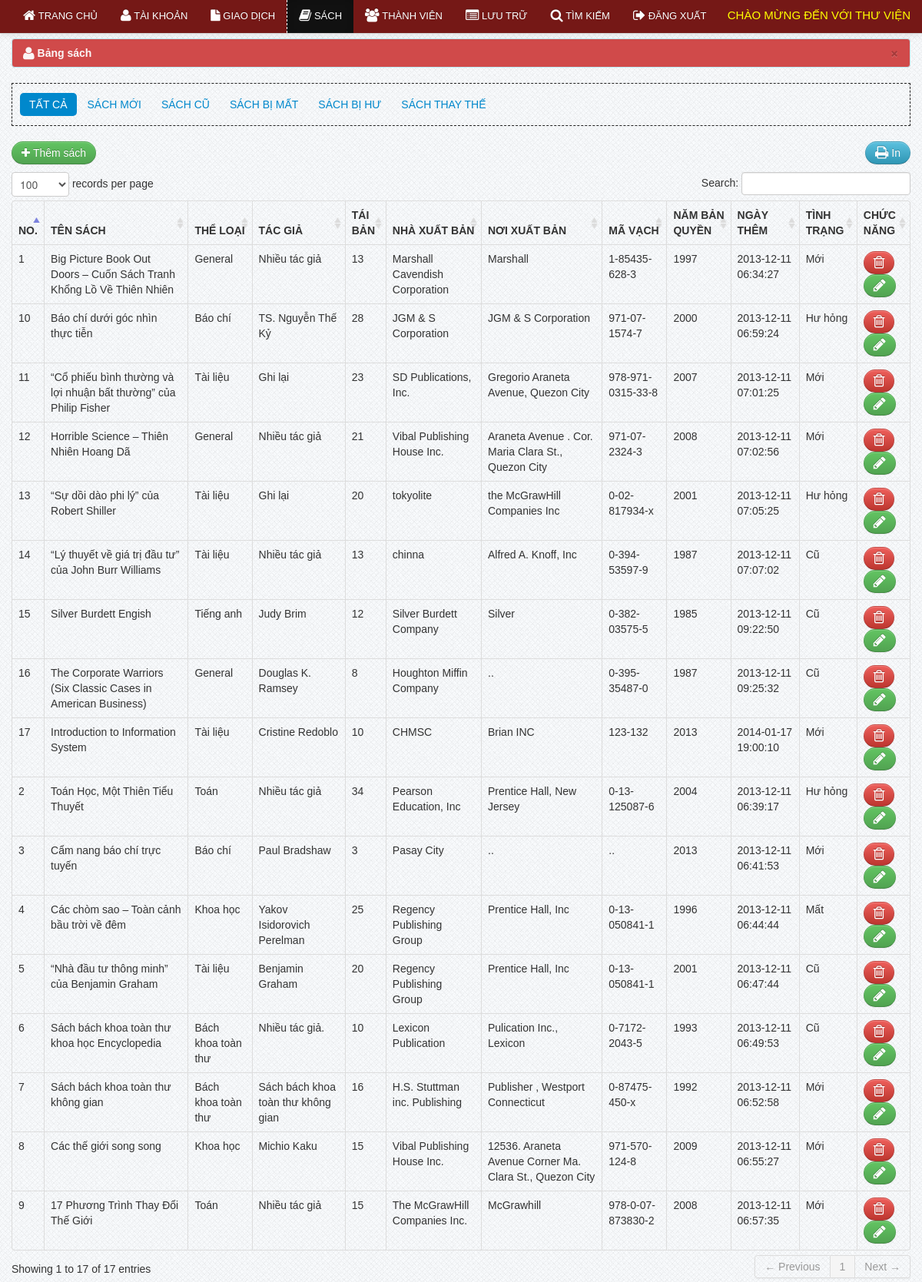
The page /librarian/books.php (signed in) on the database its author committed.
### tables this page shows
CREATE TABLE `book` (
  `book_id` int(11) NOT NULL,
  `book_title` varchar(100) NOT NULL,
  `category_id` int(50) NOT NULL,
  `author` varchar(50) NOT NULL,
  `book_copies` int(11) NOT NULL,
  `Describe` varchar(256) DEFAULT NULL,
  `book_pub` varchar(100) NOT NULL,
  `publisher_name` varchar(100) NOT NULL,
  `isbn` varchar(50) NOT NULL,
  `copyright_year` int(11) NOT NULL,
  `date_receive` varchar(20) NOT NULL,
  `date_added` datetime NOT NULL,
  `status` varchar(30) NOT NULL
);

CREATE TABLE `category` (
  `category_id` int(11) NOT NULL,
  `classname` varchar(50) DEFAULT NULL
);

### librarian/books.php (the view, shortened to what this page needs)
<?php include('header.php'); ?>
<?php include('navbar_books.php'); ?>
    <div class="container">
		<div class="margin-top">
			<div class="row">
			<div class="span12">
			   <div class="alert alert-info">
                                    <button type="button" class="close" data-dismiss="alert">&times;</button>
                                    <strong><i class="icon-user icon-large"></i>&nbsp;Bảng sách</strong>
                                </div>
									<ul class="nav nav-pills">
										<li   class="active"><a href="books.php">Tất cả</a></li>
										<li><a href="new_books.php">Sách mới</a></li>
										<li><a href="old_books.php">Sách cũ</a></li>
										<li><a href="lost.php">Sách bị mất</a></li>
										<li><a href="damage.php">Sách bị hư</a></li>
										<li><a href="sub_rep.php">Sách thay thế</a></li>
									</ul>
                            <table cellpadding="0" cellspacing="0" border="0" class="table  table-bordered" id="example">
								<div class="pull-right">
								<a href="" onclick="window.print()" class="btn btn-info"><i class="icon-print icon-large"></i> In</a>
								</div>
								<p><a href="add_books.php" class="btn btn-success"><i class="icon-plus"></i>&nbsp;Thêm sách</a></p>
                                <thead>
                                    <tr>
										<th>No.</th>
                                        <th>Tên sách</th>
                                        <th>Thể loại</th>
										<th>Tác giả</th>
										<th class="action">Tái bản</th>
										<th>Nhà xuất bản</th>
										<th>Nơi xuất bản</th>
										<th>Mã vạch</th>
										<th>Năm bản quyền</th>
										<th>Ngày thêm</th>
										<th>Tình trạng</th>
										<th class="action">Chức năng</th>
                                    </tr>
                                </thead>
                                <tbody>
                                  <?php
								  $user_query=mysqli_query($conn,"select * from book where status != 'Archive'");
									while($row=mysqli_fetch_array($user_query)){
									$id=$row['book_id'];
									$cat_id=$row['category_id'];
									$book_copies = $row['book_copies'];
									$borrow_details = mysqli_query($conn,"select * from borrowdetails where book_id = '$id' and borrow_status = 'Đang mượn'");
									$count = mysqli_num_rows($borrow_details);
									$total =  $book_copies  -  $count;
											$cat_query = mysqli_query($conn,"select * from category where category_id = '$cat_id'");
											$cat_row = mysqli_fetch_array($cat_query);
									?>
									<tr class="del<?php echo $id ?>">
                                    <td><?php echo $row['book_id']; ?></td>
                                    <td><?php echo $row['book_title']; ?></td>
									<td><?php echo $cat_row ['classname']; ?> </td>
                                    <td><?php echo $row['author']; ?> </td>
                                    <td class="action"><?php echo    $total;   ?> </td>
                                     <td><?php echo $row['book_pub']; ?></td>
									 <td><?php echo $row['publisher_name']; ?></td>
									 <td><?php echo $row['isbn']; ?></td>
									 <td><?php echo $row['copyright_year']; ?></td>
									 <td><?php echo $row['date_added']; ?></td>
									 <td><?php echo $row['status']; ?></td>
                                    <td class="action">
                                        <a rel="tooltip"  title="Delete" id="<?php echo $id; ?>" href="#delete_book<?php echo $id; ?>" data-toggle="modal"    class="btn btn-danger"><i class="icon-trash icon-large"></i></a>
										<a  rel="tooltip"  title="Edit" id="e<?php echo $id; ?>" href="edit_book.php<?php echo '?id='.$id; ?>" class="btn btn-success"><i class="icon-pencil icon-large"></i></a>
                                    </td>
                                    </tr>
									<?php  }  ?>
                                </tbody>
                            </table>
			</div>
			</div>
		</div>
    </div>
<?php include('footer.php') ?>

### css/docs.css (style rules this page uses)
body { font-family:'TR Century Gothic',Helvetica,Arial,sans-serif !important; }
.btn { border-radius: 25px !important; }
.alert { text-shadow: none; }
.nav-tabs, .nav-pills { border: 1px dashed #222 !important; padding: 10px; }
th { text-transform:uppercase; }
.nav li a { text-transform:uppercase; }
.margin-top { margin-top:50px; }
body { background: url(../img/grid_noise.png); position: relative; }

### css/print.css (style rules this page uses)
.action { display:none; }
th { text-align:left; }
td { text-align:left; border-top:1px solid; padding:2px; }
.btn { display:none; }
.alert { display:none; }
body { font-family:arial; font-size:13px; }
.nav { display:none; }

### rows shown on the page
book: book_id "1", book_title "Big Picture Book Out Doors – Cuốn Sách Tranh Khổng Lồ Về Thiên Nhiên", category.classname "General", author "Nhiều tác giả", book_copies "13", book_pub "Marshall Cavendish Corporation", publisher_name "Marshall", isbn "1-85435-628-3", copyright_year "1997", date_added "2013-12-11 06:34:27", status "Mới"
book: book_id "2", book_title "Toán Học, Một Thiên Tiểu Thuyết", category.classname "Toán", author "Nhiều tác giả", book_copies "34", book_pub "Pearson Education, Inc", publisher_name "Prentice Hall, New Jersey", isbn "0-13-125087-6", copyright_year "2004", date_added "2013-12-11 06:39:17", status "Hư hỏng"
book: book_id "3", book_title "Cẩm nang báo chí trực tuyến", category.classname "Báo chí", author "Paul Bradshaw", book_copies "3", book_pub "Pasay City", publisher_name "..", isbn "..", copyright_year "2013", date_added "2013-12-11 06:41:53", status "Mới"
book: book_id "4", book_title "Các chòm sao – Toàn cảnh bầu trời về đêm", category.classname "Khoa học", author "Yakov Isidorovich Perelman", book_copies "25", book_pub "Regency Publishing Group", publisher_name "Prentice Hall, Inc", isbn "0-13-050841-1", copyright_year "1996", date_added "2013-12-11 06:44:44", status "Mất"
book: book_id "5", book_title "“Nhà đầu tư thông minh” của Benjamin Graham", category.classname "Tài liệu", author "Benjamin Graham", book_copies "20", book_pub "Regency Publishing Group", publisher_name "Prentice Hall, Inc", isbn "0-13-050841-1", copyright_year "2001", date_added "2013-12-11 06:47:44", status "Cũ"
book: book_id "6", book_title "Sách bách khoa toàn thư khoa học Encyclopedia", category.classname "Bách khoa toàn thư", author "Nhiều tác giả.", book_copies "10", book_pub "Lexicon Publication", publisher_name "Pulication Inc., Lexicon", isbn "0-7172-2043-5", copyright_year "1993", date_added "2013-12-11 06:49:53", status "Cũ"
book: book_id "7", book_title "Sách bách khoa toàn thư không gian", category.classname "Bách khoa toàn thư", author "Sách bách khoa toàn thư không gian", book_copies "16", book_pub "H.S. Stuttman inc. Publishing", publisher_name "Publisher , Westport Connecticut", isbn "0-87475-450-x", copyright_year "1992", date_added "2013-12-11 06:52:58", status "Mới"
book: book_id "8", book_title "Các thế giới song song", category.classname "Khoa học", author "Michio Kaku", book_copies "15", book_pub "Vibal Publishing House Inc.", publisher_name "12536. Araneta Avenue Corner Ma. Clara St., Quezon City", isbn "971-570-124-8", copyright_year "2009", date_added "2013-12-11 06:55:27", status "Mới"
book: book_id "9", book_title "17 Phương Trình Thay Đổi Thế Giới", category.classname "Toán", author "Nhiều tác giả", book_copies "15", book_pub "The McGrawHill Companies Inc.", publisher_name "McGrawhill", isbn "978-0-07-873830-2", copyright_year "2008", date_added "2013-12-11 06:57:35", status "Mới"
book: book_id "10", book_title "Báo chí dưới góc nhìn thực tiễn", category.classname "Báo chí", author "TS. Nguyễn Thế Kỷ", book_copies "28", book_pub "JGM & S Corporation", publisher_name "JGM & S Corporation", isbn "971-07-1574-7", copyright_year "2000", date_added "2013-12-11 06:59:24", status "Hư hỏng"
book: book_id "11", book_title "“Cổ phiếu bình thường và lợi nhuận bất thường” của Philip Fisher", category.classname "Tài liệu", author "Ghi lại", book_copies "23", book_pub "SD Publications, Inc.", publisher_name "Gregorio Araneta Avenue, Quezon City", isbn "978-971-0315-33-8", copyright_year "2007", date_added "2013-12-11 07:01:25", status "Mới"
book: book_id "12", book_title "Horrible Science – Thiên Nhiên Hoang Dã", category.classname "General", author "Nhiều tác giả", book_copies "21", book_pub "Vibal Publishing House Inc.", publisher_name "Araneta Avenue . Cor. Maria Clara St., Quezon City", isbn "971-07-2324-3", copyright_year "2008", date_added "2013-12-11 07:02:56", status "Mới"
book: book_id "13", book_title "“Sự dồi dào phi lý” của Robert Shiller", category.classname "Tài liệu", author "Ghi lại", book_copies "20", book_pub "tokyolite", publisher_name "the McGrawHill Companies Inc", isbn "0-02-817934-x", copyright_year "2001", date_added "2013-12-11 07:05:25", status "Hư hỏng"
book: book_id "14", book_title "“Lý thuyết về giá trị đầu tư” của John Burr Williams", category.classname "Tài liệu", author "Nhiều tác giả", book_copies "13", book_pub "chinna", publisher_name "Alfred A. Knoff, Inc", isbn "0-394-53597-9", copyright_year "1987", date_added "2013-12-11 07:07:02", status "Cũ"
book: book_id "15", book_title "Silver Burdett Engish", category.classname "Tiếng anh", author "Judy Brim", book_copies "12", book_pub "Silver Burdett Company", publisher_name "Silver", isbn "0-382-03575-5", copyright_year "1985", date_added "2013-12-11 09:22:50", status "Cũ"
book: book_id "16", book_title "The Corporate Warriors (Six Classic Cases in American Business)", category.classname "General", author "Douglas K. Ramsey", book_copies "8", book_pub "Houghton Miffin Company", publisher_name "..", isbn "0-395-35487-0", copyright_year "1987", date_added "2013-12-11 09:25:32", status "Cũ"
book: book_id "17", book_title "Introduction to Information System", category.classname "Tài liệu", author "Cristine Redoblo", book_copies "10", book_pub "CHMSC", publisher_name "Brian INC", isbn "123-132", copyright_year "2013", date_added "2014-01-17 19:00:10", status "Mới"
